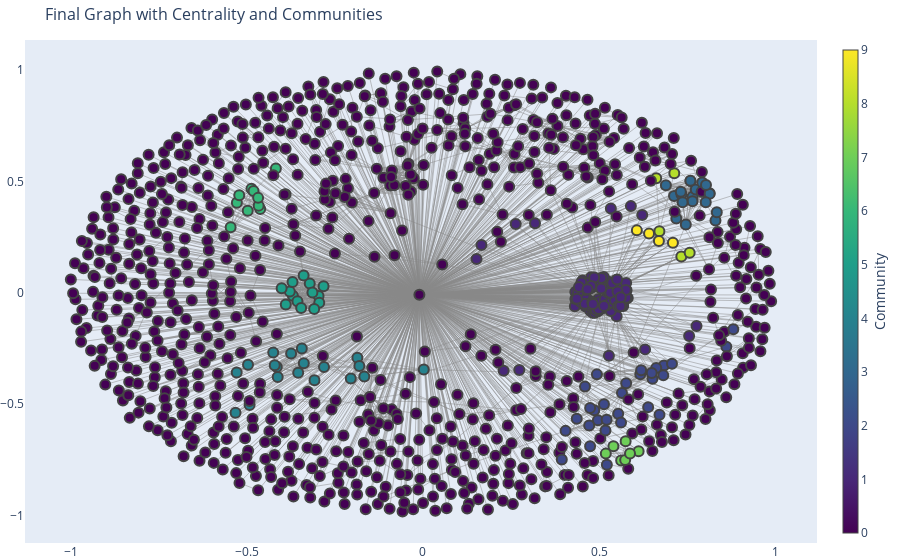

This figure's notebook cell:
### Code cell
main('..\small_world_linkedin\data\linkedin.csv')

### Figure 1 — Plotly figure (JSON) as saved in the notebook; plotly's stock layout.template omitted (floating-point values rounded to 4 significant figures; data arrays with more than 128 entries replaced by an {"elided": "..."} marker saying what was removed)
{"data": [{"hoverinfo": "none", "line": {"color": "#888", "width": 0.5}, "mode": "lines", "type": "scatter", "x": {"elided": "27492 float values"}, "y": {"elided": "27492 float values"}}, {"hoverinfo": "text", "marker": {"color": {"elided": "1055 int values"}, "colorbar": {"thickness": 15, "title": {"side": "right", "text": "Community"}, "xanchor": "left"}, "colorscale": [[0, "#440154"], [0.1111, "#482878"], [0.2222, "#3e4989"], [0.3333, "#31688e"], [0.4444, "#26828e"], [0.5556, "#1f9e89"], [0.6667, "#35b779"], [0.7778, "#6ece58"], [0.8889, "#b5de2b"], [1, "#fde725"]], "line": {"width": 2}, "showscale": true, "size": 10}, "mode": "markers", "text": {"elided": "1055 str values"}, "type": "scatter", "x": {"elided": "1055 float values"}, "y": {"elided": "1055 float values"}}], "layout": {"hovermode": "closest", "margin": {"b": 0, "l": 0, "r": 0, "t": 40}, "showlegend": false, "title": {"font": {"size": 16}, "text": "Final Graph with Centrality and Communities"}, "xaxis": {"showgrid": false, "zeroline": false}, "yaxis": {"showgrid": false, "zeroline": false}}}
